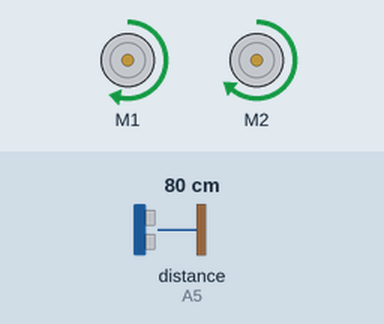
A sketch run on a simulated Arduino Uno, built with avr-gcc and run on an emulated ATmega328P. On the bench: 2 × DC motor (green arrow = forward, orange = backward, longer = faster). Inputs (shaded band) come from the test bench; at power-on: distance to the obstacle (sensor on A5) 80 cm. The echo pulse lasts 58.3 µs per cm.

Above: at 4.2 s.
4.3 s: distance to the obstacle (sensor on A5) set to 17 cm
5.8 s: distance to the obstacle (sensor on A5) set to 13 cm
At 7.09 s:
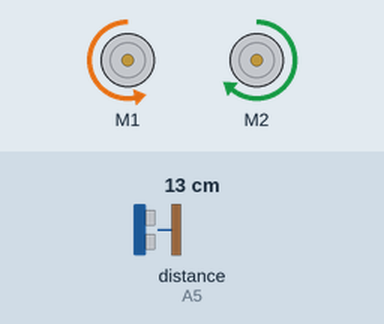
At 7.6 s:
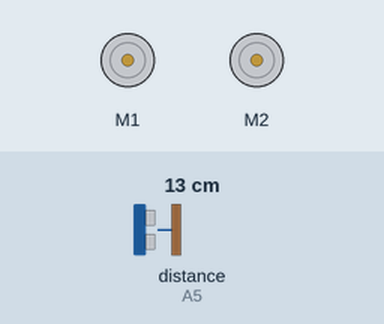
8.8 s: distance to the obstacle (sensor on A5) set to 2 cm
At 9.99 s:
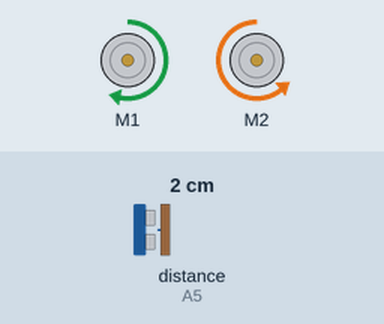
Timing chart, 0 to 17.8 s (numbered marks = the images above; inputs shaded):
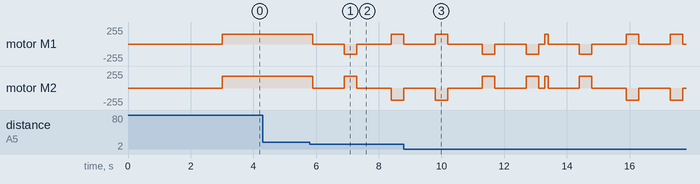

Measured:
- the behaviour switches between 16 and 15 cm on distance to the obstacle (sensor on A5) (found by bisection; images 0 and 1)
- after the input at 4.3 s, every drawn part: stays the same

The sketch:

obsbot2.ino
```cpp
#include <AFMotor.h>
#include <NewPing.h>

#define trigPin A4//pin connection of sensor trig pin
#define echoPin A5//sensor echo pin

int maxDistance = 200;
int maxSpeed = 190;

  NewPing sonar(trigPin, echoPin, maxDistance);

AF_DCMotor motorL(1);
AF_DCMotor motorR(2);


int distance = 100;//initial value of distance is 100.
int speedSet = 200;

void setup() {//nothing to setup

  motorL.setSpeed(150);
  motorR.setSpeed(180);
  delay(3000);//wait 3s
}

void loop() {
  int distR = 0;//initializes right side distance value
  int distL = 0;//initializes left side distance value
//if obstacle within 15 cm then turn left check distance...turn rigt check distance..compares and moves to path with no obstacles or lesser distance.
  if (distance <= 15) {
    stop();//stops for 200ms
    delay(1000);

    turnLeft();//turnLeft
    distL = readPing();  //read left value
    delay(1000);


    turnRight();//turn right
    delay(1000);
    turnRight();
    distR = readPing();  //read right value
    delay(1000);


    if (distL <= distR) {//compares distance
      moveForward();  //continue right
    }
    else {
        turnLeft();
        delay(1000);
        turnLeft();
        stop();
        delay(200);

        moveForward();  //continue left
      }
  }
  else {
    moveForward();  //continue forward
  }
  distance = readPing();//sensoer checks distance for obstacle

}


int readPing() {
  delay(100);
  int dist = sonar.ping_cm();

  if (dist == 0) {
    dist = 250;
  }
  return dist;
}

void stop() {
  motorL.run(RELEASE);
  motorR.run(RELEASE);
}

void moveForward() {
  motorL.run(FORWARD);
  motorR.run(FORWARD);
}

void turnLeft(){
  motorL.run(BACKWARD);
  motorR.run(FORWARD);
  delay(400);
  stop();
}

void turnRight(){
  motorL.run(FORWARD);
  motorR.run(BACKWARD);
  delay (400);
  stop();
}
```
